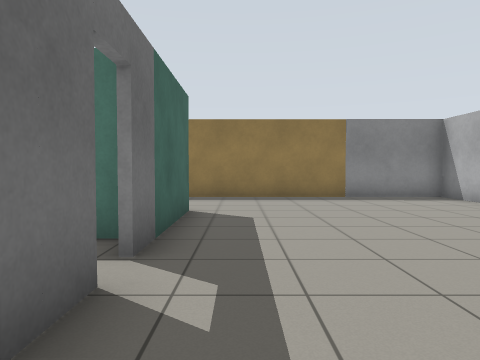
[1] (above)

19 first-person views from a walk through a Gazebo world. The camera is 0.94 m above the floor, tilts 2° down and sees 70° across. The floor is counted in squares, 1 m on a side. Each view is taken from the middle of a square. On the plan, view 1 faces up. The plan holds only what a view shows up to about 12 squares ahead; the rest is blank.

[2]
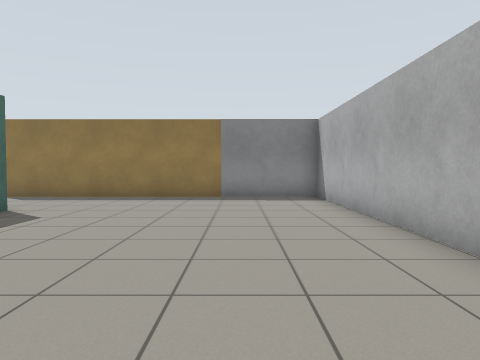

[3]
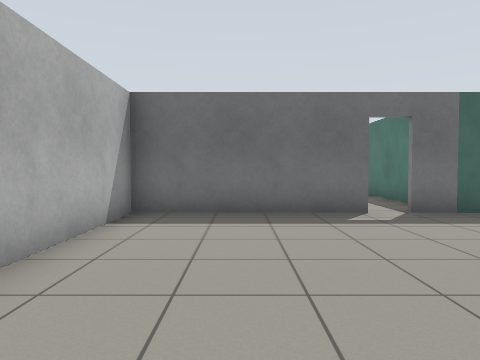

[4]
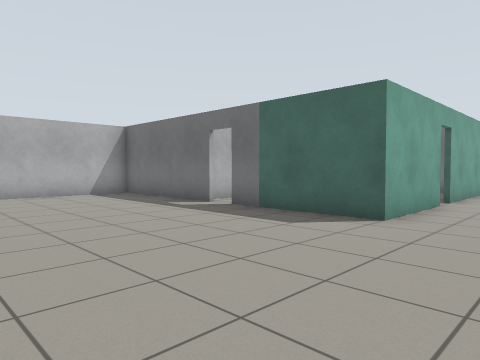

[5]
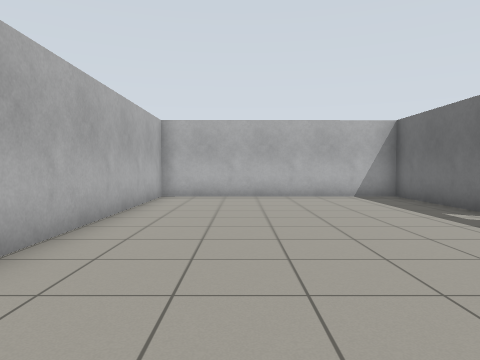

[6]
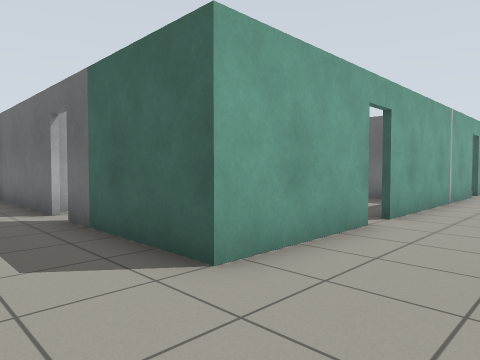

[7]
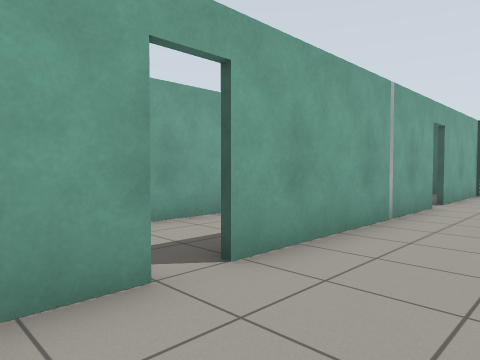

[8]
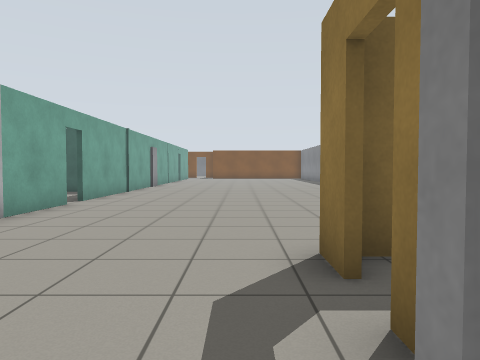

[9]
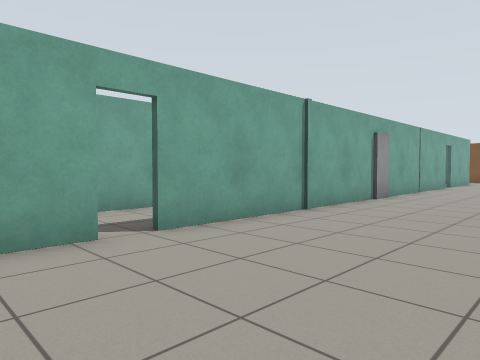

[10]
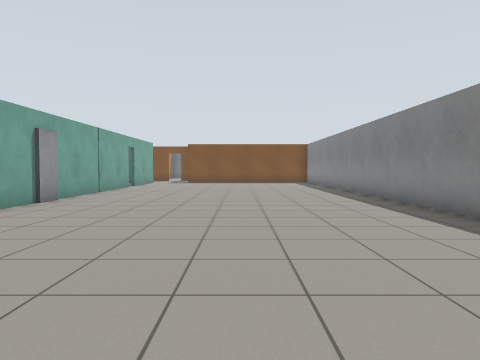

[11]
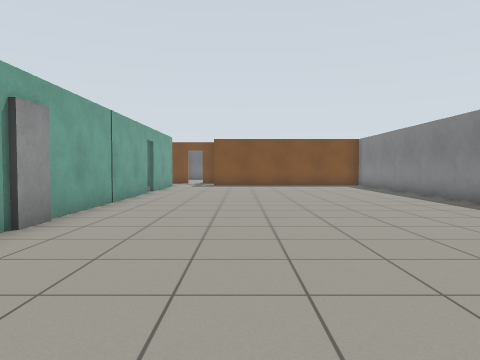

[12]
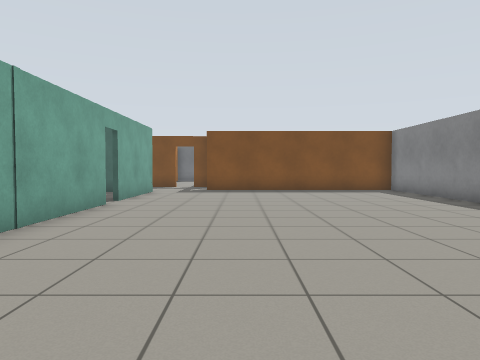

[13]
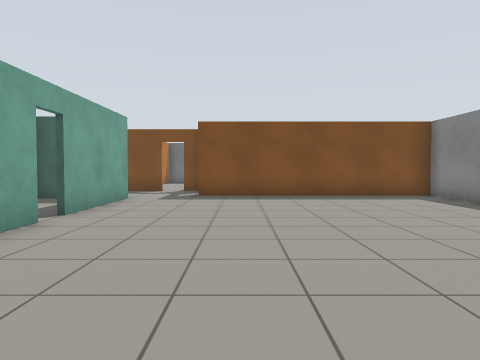

[14]
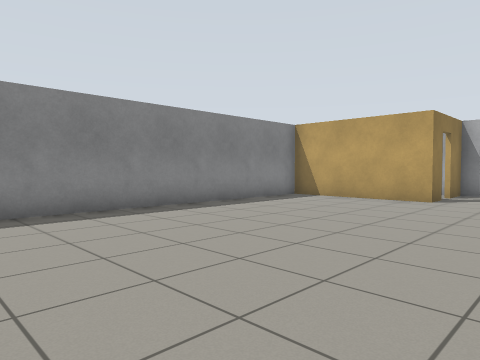

[15]
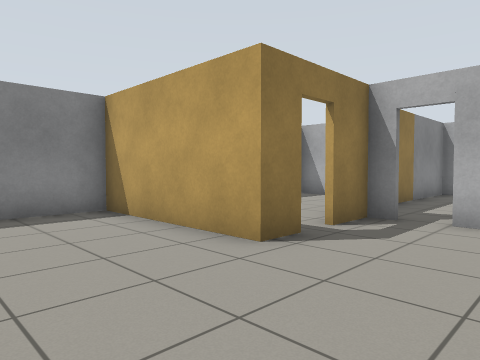

[16]
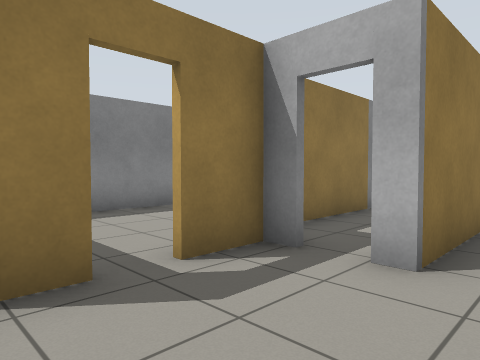

[17]
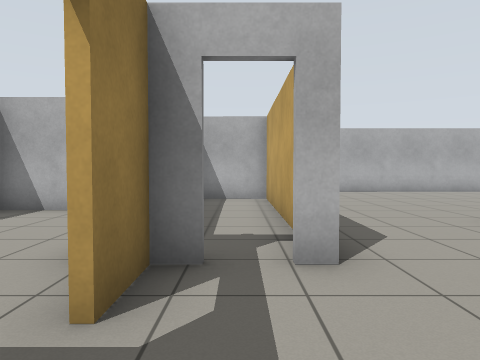

[18]
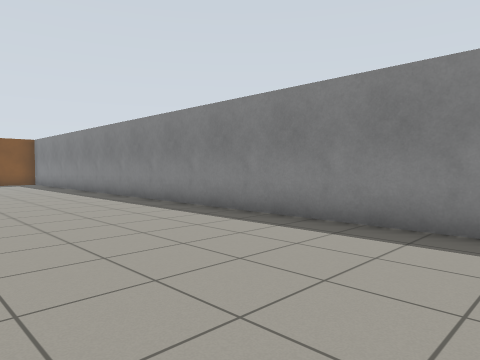

[19]
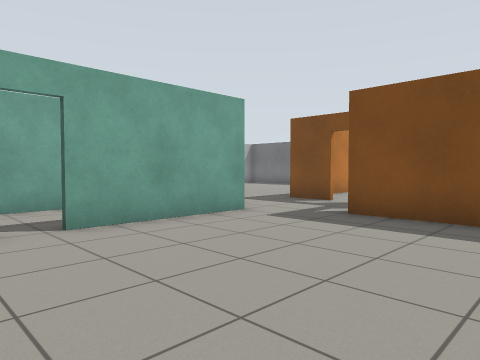

### Floor plan
Points are (right, up) in squares from view 1. A wall is a line through its corners. A room is listed if a view was taken in it or the views show most of it. See-through windows are left out.
Room 1 (views 1, 2, 3, 4, 5, 6, 7)
walls: (-1.1, 2.8) (-1.1, -2.3) (6.6, -2.2) (6.5, 11) (-3.7, 11) (-3.7, 11.5); (-4.5, 7.5) (-1.1, 7.5) (-1.1, 3.5)
ways out: opening at (-4, 10) to room 3; open door at (-4, 12) to room 3; open door at (-1, 3)
Room 2 (view 8)
walls: (-1.9, 11.2) (3.4, 11.2) (3.5, 13.5) (-2.1, 13.5)
Room 3 (views 9, 10, 11, 12, 13, 14, 15, 16, 17, 18, 19)
walls: (-27.9, 7.5) (-12.6, 7.5); (-11.9, 7.5) (-5.2, 7.5); (-32.6, 7.5) (-28.7, 7.5); (-5.7, 12.9) (-6.7, 12.9) (-6.7, 17.4) (-33.6, 17.4) (-33.6, 9.5); (-3.7, 12.3) (-3.7, 12.9) (-5, 12.9)
ways out: opening at (-4, 10) to room 1; open door at (-4, 12) to room 1; opening at (-33.5, 8.5); open door at (-28.3, 7.3); open door at (-12.3, 7.3); open door at (-5.5, 13); open door at (-5, 7.5)
objects: door leaf (-21, 8)

Where each view was taken, in squares from view 1:
view 1: 0 up, 0 right, facing up
view 2: 0 up, 4 right, facing up
view 3: 0 up, 6 right, facing left
view 4: 10 up, 5 right, facing down-left
view 5: 9 up, 4 right, facing down
view 6: 10 up, 1 right, facing down-left
view 7: 10 up, 3 left, facing down-left
view 8: 12 up, 3 left, facing left
view 9: 12 up, 10 left, facing down-left
view 10: 13 up, 11 left, facing left
view 11: 11 up, 15 left, facing left
view 12: 11 up, 19 left, facing left
view 13: 11 up, 22 left, facing left
view 14: 10 up, 17 left, facing up-right
view 15: 10 up, 10 left, facing up-right
view 16: 10 up, 7 left, facing up-right
view 17: 12 up, 7 left, facing right
view 18: 12 up, 12 left, facing up-left
view 19: 13 up, 27 left, facing down-left
